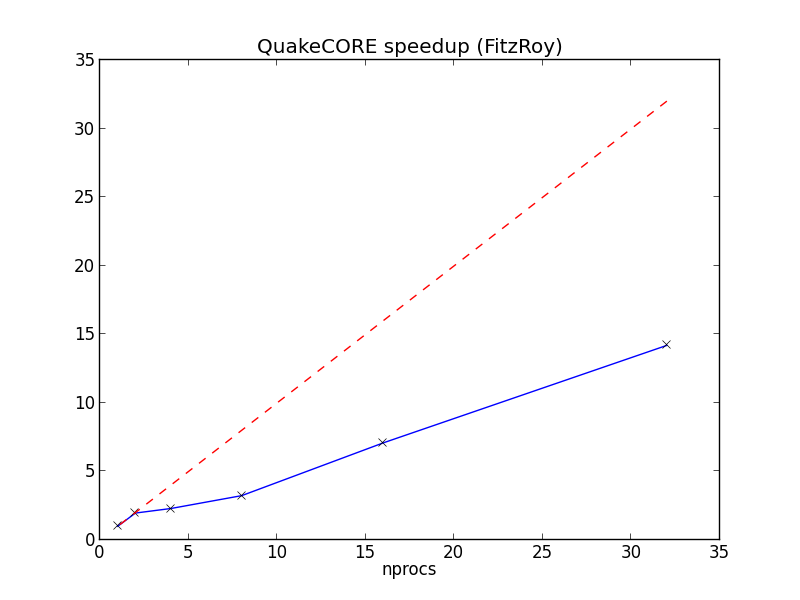

Write Python code to recreate this figure.
from matplotlib import pylab

nprocs = [32, 16, 8, 4, 2, 1]
times = [6*60+43., 13*60+27., 29*60+28., 41*60+31., 48*60+31., 95*60+19.]
speedups = [times[-1]/times[i] for i in range(len(nprocs))]

pylab.plot(nprocs, speedups, nprocs, speedups, 'kx', nprocs, nprocs, 'r--')
pylab.title('QuakeCORE speedup (FitzRoy)')
pylab.xlabel('nprocs')
pylab.show()
